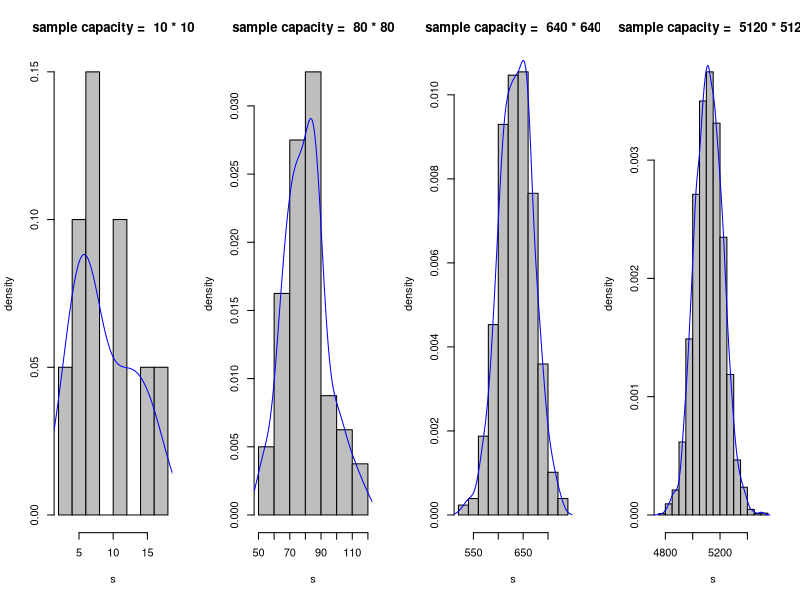

Reproduce this figure in R.
n = 10
par(mfrow = c(1,4))
for(i in 1:4){
  y <- vector()
  for(j in 1:n){
    z <- rnorm(n)
    y[j] <- var(z)
  }
  y <- (n-1) * y / 1
  hist(y, xlab = 's', ylab = 'density', main = paste('sample capacity = ', n, '*', n), freq = F, col = 'grey')
  lines(density(y), col = 'blue')
  n <- n*8
}

